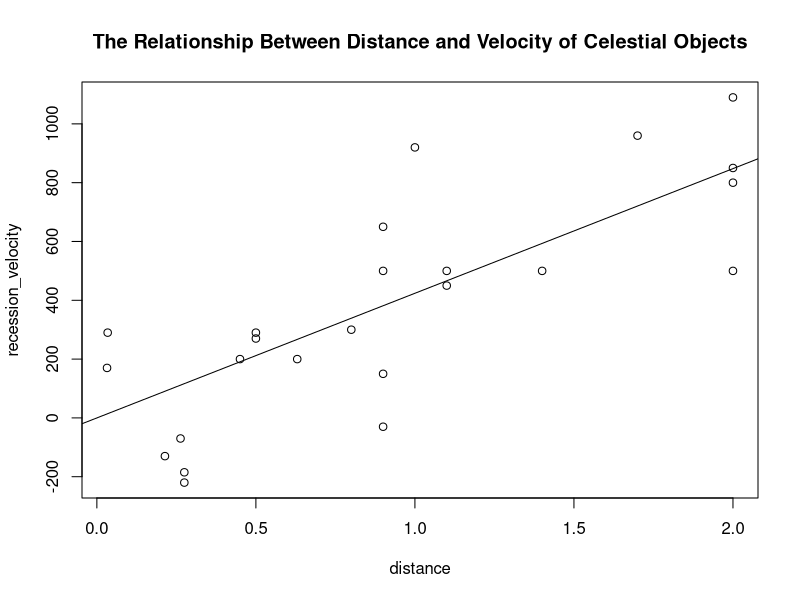
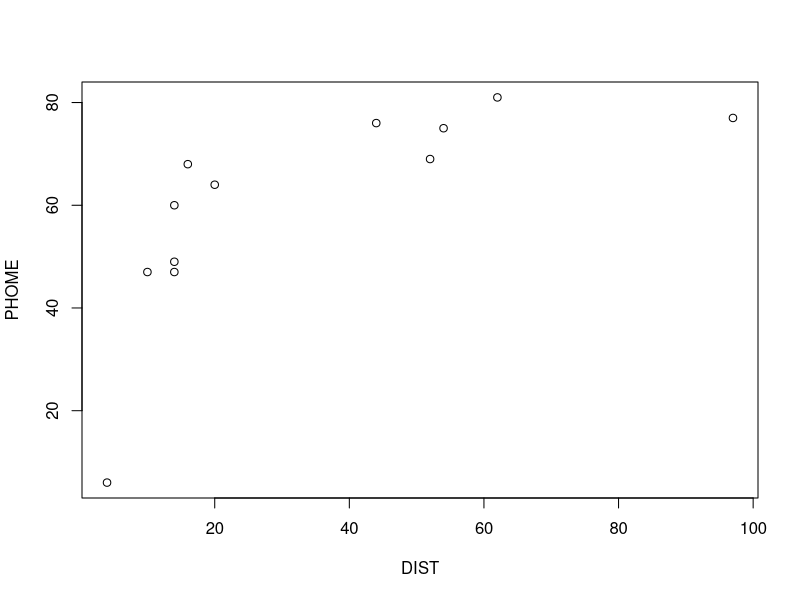
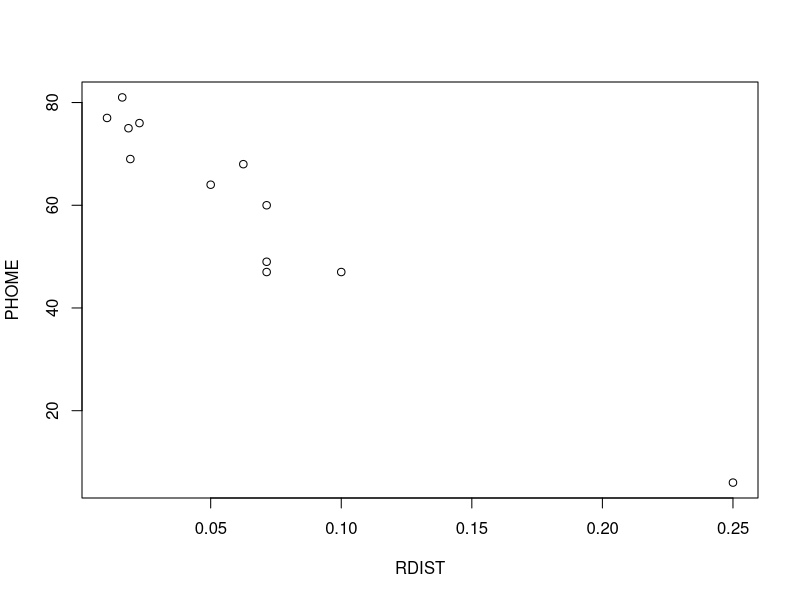
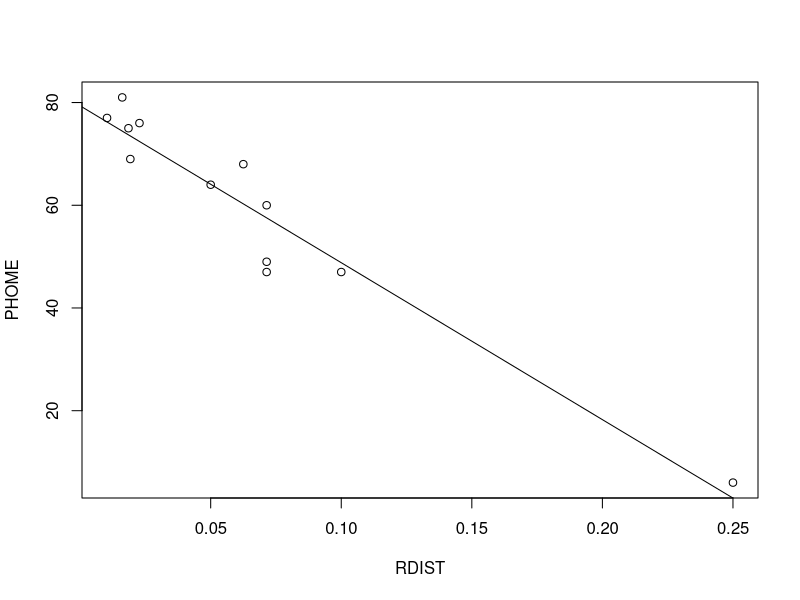
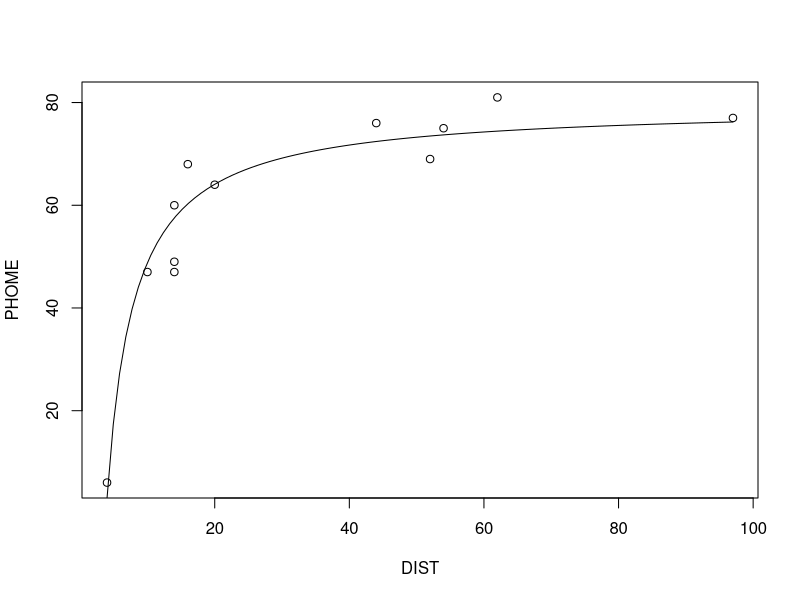
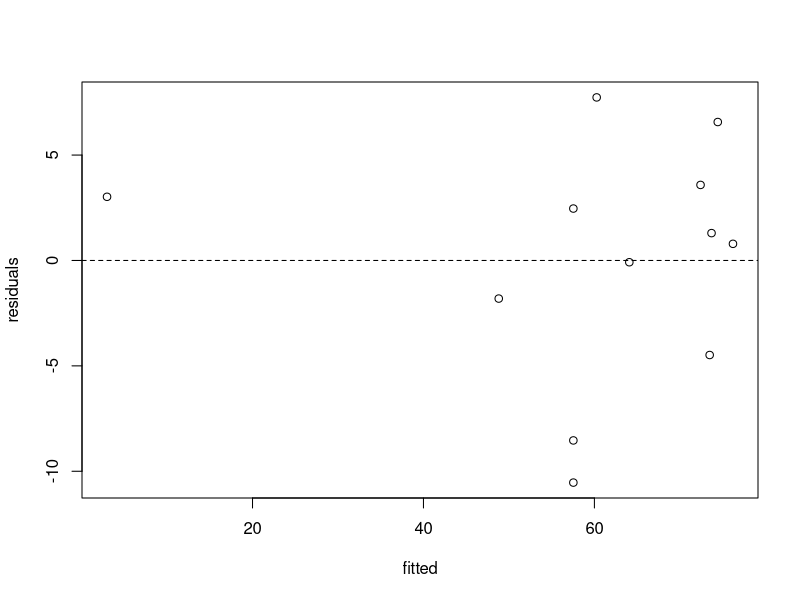

Recreate these plots in R, in order.
## ---- chunk 1
hubble = read.table('hubble.txt',header = TRUE)
hubble
## ---- chunk 2
M1 = lm(hubble$recession_velocity ~ 0 + hubble$distance)
M1
plot(hubble,main = 'The Relationship Between Distance and Velocity of Celestial Objects')
abline(M1)
## ---- chunk 3
lunatics = read.table('lunatics.txt',header = TRUE)
lunatics
## ---- chunk 4
lunatics = lunatics[which(lunatics$COUNTY != 'NANTUCKET' & lunatics$COUNTY != 'DUKES'),]
lunatics
## ---- chunk 5
attach(lunatics)
plot(DIST,PHOME)
cor(DIST,PHOME)
## ---- chunk 6
RDIST = 1 / DIST
plot(RDIST,PHOME)
cor(RDIST,PHOME)
## ---- chunk 7
M2 = lm(PHOME ~ RDIST)
M2
plot(RDIST,PHOME)
abline(M2)
plot(DIST,PHOME)
curve(M2$coef[1] + M2$coef[2] / x,add = TRUE)
## ---- chunk 8
plot(M2$fitted.values,M2$residuals,xlab = 'fitted',ylab = 'residuals')
abline(h = 0,lty = 2)
